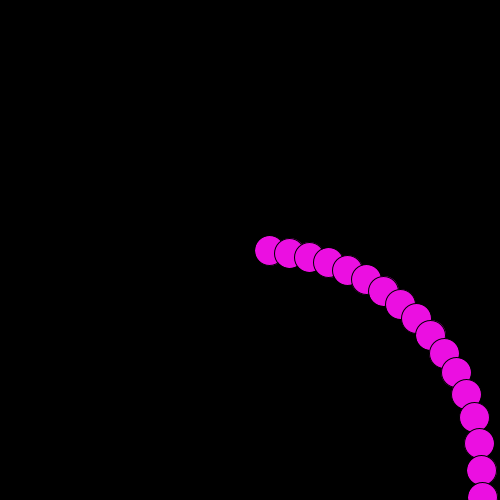
Frame 1 (no input)
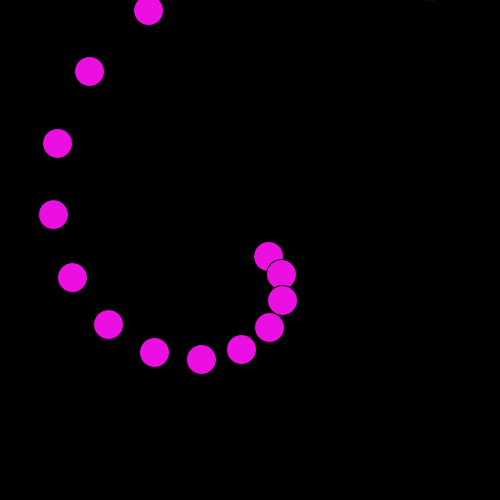
Frame 60 (the mouse pressed at the canvas centre just before this capture)
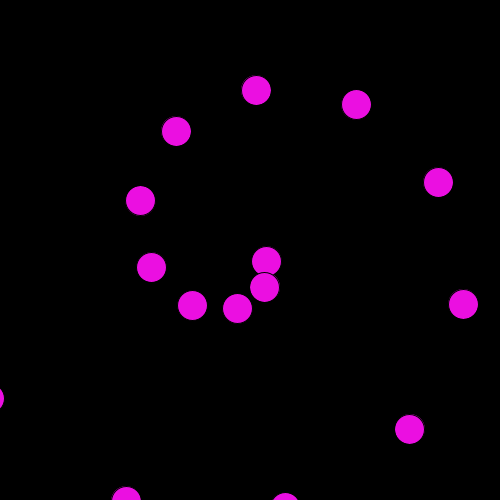
Frame 120 (the mouse held since frame 60 and released just before this capture)

The Processing sketch that drew these frames (run headless with seeded random() and noise(); from frame 60 on, the mouse is pressed at the canvas centre):

// Processing sketch: trig_11_phase
// ── trig_11_phase.pde
// Phase Example
// Example by Andy Wallace for Trig Workshop at Wonderville on 2019.08.10
//
// By having many objects move along the sine wave at slightly different speeds, mesmerizing patterns emerge

void setup(){
 size(500,500); 
}

void draw(){
  background(0,0,0);
  
  for (int i=0; i<20; i++){
    float angle = (millis()/1000.0) * (i+1) * 0.25;
    float dist = 20 * (i+1);
    
    float x = width/2 + cos(angle) * dist;
    float y = height/2 + sin(angle) * dist;
    
    fill(235,15,225);
    ellipse(x,y,30,30);
    
  }
}
